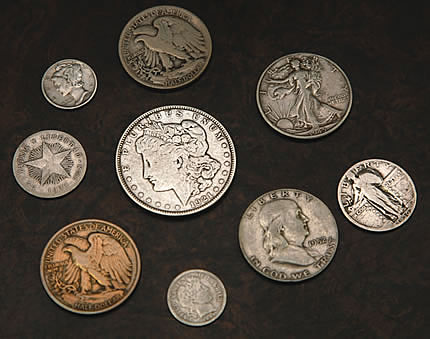
//> input picture Lesson3/res/coins_1.jpg, 430 x 339 px
$ ./main   (built with g++ and OpenCV 4)
//> lines starting //> are read from the running program, lines starting //| are printed output that depends on the picture; after the words box and inside, x2 and y2 are one past the last pixel; in counts of white or black regions, pixels touching at a corner belong together
### Lesson3/src/functions.hpp
/*
 * File:   functions.hpp
 * Author: stasstels
 *
 * Created on November 2, 2013, 10:55 PM
 */

#ifndef FUNCTIONS_HPP
#define	FUNCTIONS_HPP

bool coins_5_full();
bool coins_5_all();
bool coins_5_1_full();
bool coins_5_1_all();
bool coins_5_2_full();
bool coins_5_2_all();
bool coins_5_3_full();
bool coins_5_3_all();


#endif	/* FUNCTIONS_HPP */

### Lesson3/src/main.cpp
/*
 * File:   main.cpp
 * Author: stels
 *
 * Created on October 22, 2013, 6:40 PM
 */

#include <cmath>

#include <iostream>
#include <vector>

#include <cv.h>
#include <highgui.h>

#include "circles.hpp"
#include "functions.hpp"

static const std::string path("./gen/");
static const std::string res("./res/");

const int POSITION_THRESHOLD = 5;
cv::RNG rng(666);

bool cmpX(const cv::Point& p1, const cv::Point& p2) {
    return p1.x < p2.x;
}

bool cmpY(const cv::Point& p1, const cv::Point& p2) {
    return p1.y < p2.y;
}

bool cmpContourLen(const std::vector<cv::Point>& c1, const std::vector<cv::Point>& c2) {
    return c1.size() > c2.size();
}

// [11 lines left out: function cmpCircleRadius, not called in this run]

std::string genNumberString(int number) {
    char buf[16];
    sprintf(buf, "%d", number);
    return std::string(buf);
}

cv::Point getCircleCenter(const std::vector<cv::Point>& circleContour) {
    cv::Point2f center;
    float radius;
    cv::minEnclosingCircle(circleContour, center, radius);

    return cv::Point((int) (center.x), (int) (center.y));
}

bool task1_1() {
    int thresh = 100;
    cv::Mat image, gray;

    image = cv::imread(res + "coins_1.jpg", 1);
//> image is the input picture: 339 rows x 430 cols, CV_8UC3; mean B, G, R 59.5, 68.7, 76.7
    cv::cvtColor(image, gray, CV_BGR2GRAY);
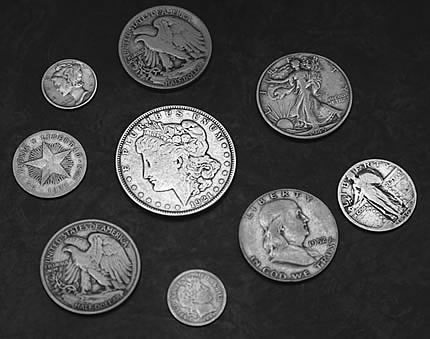
//> gray: 339 rows x 430 cols, CV_8UC1; min 0, max 255, mean 70
    cv::GaussianBlur(gray, gray, cv::Size(3, 3), 0);
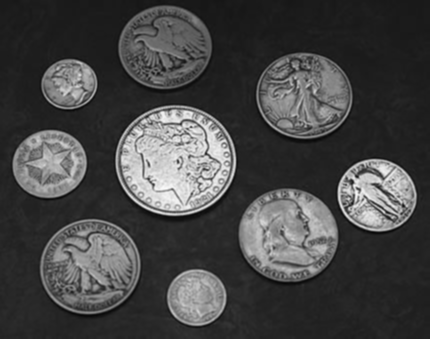
//> gray: 339 rows x 430 cols, CV_8UC1; min 7, max 249, mean 70.1

    cv::Mat canny_output;
    std::vector<std::vector<cv::Point> > contours;
    std::vector<cv::Vec4i> hierarchy;

    /// Detect edges using canny
    cv::Canny(gray, canny_output, thresh, thresh * 2, 3);
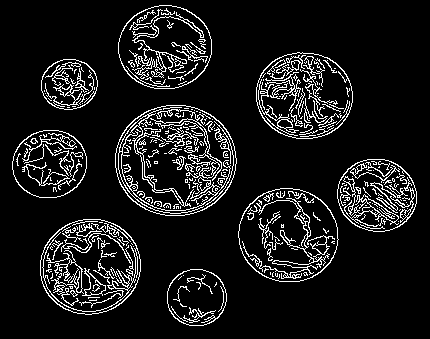
//> canny_output: 339 rows x 430 cols, CV_8UC1; 9.9% white in thin lines or dots, all inside (x1, y1, x2, y2) = (12, 5, 417, 326)
    /// Find contours
    cv::findContours(canny_output, contours, hierarchy, CV_RETR_EXTERNAL, cv::CHAIN_APPROX_SIMPLE, cv::Point(0, 0));
//> contours = 9 contours; largest, box (x1, y1, x2, y2) and area: (115, 105, 237, 216) 10537, (40, 219, 141, 315) 7510, (238, 188, 339, 282) 7328, (256, 52, 353, 139) 6558, (118, 5, 212, 89) 6132

    std::sort(contours.begin(), contours.end(), cmpContourLen);
    /// Draw contours
    cv::Mat drawing = cv::Mat::zeros(canny_output.size(), CV_8UC3);
    for (size_t i = 0; i < contours.size(); i++) {
        cv::Scalar color = cv::Scalar(rng.uniform(100, 255), rng.uniform(100, 255), rng.uniform(100, 255));
        cv::drawContours(drawing, contours, (int) i, color, -1, 8, hierarchy, 0, cv::Point());
        cv::putText(drawing, genNumberString(i + 1), getCircleCenter(contours[i]) + cv::Point(-10, 10), cv::FONT_HERSHEY_SIMPLEX,
                0.5, cv::Scalar(0, 0, 0));
    }
//> this loop made 9 passes
//> (center in getCircleCenter, radius in getCircleCenter, buf in genNumberString) on passes 1 to 9: (Point(175.3, 160), 60.74, '1'), (Point(288, 234.8), 50.18, '2'), (Point(89.86, 266.3), 50.83, '3'), (Point(304, 94.5), 48.58, '4'), (Point(164.6, 46.5), 47.03, '5'), (Point(376.8, 194.4), 40.15, '6'), (Point(49.29, 164.1), 37.6, '7'), (Point(196.3, 297.4), 30.04, '8'), (Point(68.87, 84.25), 28.45, '9')
//> pass 1, in task1_1, `cv::putText(drawing, genNumberString(i + 1), getCircleCenter(contours[..`:
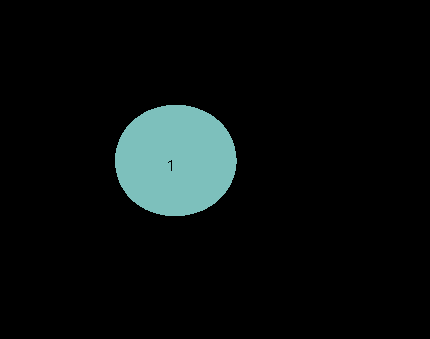
//> drawing: 339 rows x 430 cols, CV_8UC3; mean B, G, R 13.8, 14.1, 9.2
//> pass 2, in task1_1, `cv::putText(drawing, genNumberString(i + 1), getCircleCenter(contours[..`:
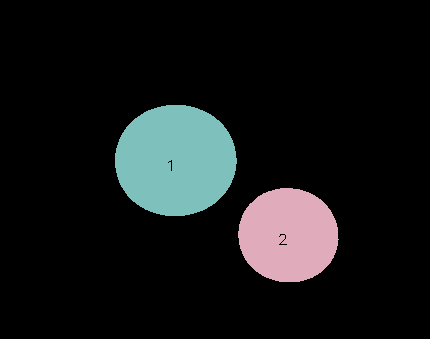
//> drawing: 339 rows x 430 cols, CV_8UC3; 5.11% of pixels changed, all inside (x1, y1, x2, y2) = (238, 188, 339, 282)
//> pass 3, in task1_1, `cv::putText(drawing, genNumberString(i + 1), getCircleCenter(contours[..`:
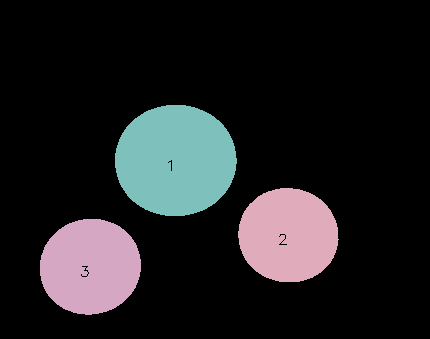
//> drawing: 339 rows x 430 cols, CV_8UC3; 5.23% of pixels changed, all inside (x1, y1, x2, y2) = (40, 219, 141, 315)
//> after the loop:
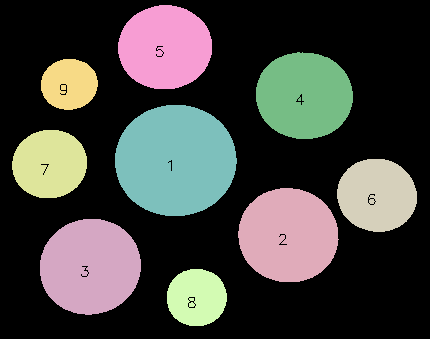
//> drawing: 339 rows x 430 cols, CV_8UC3; 18.18% of pixels changed, all inside (x1, y1, x2, y2) = (12, 5, 417, 326)
    cv::namedWindow("Task1.3", CV_WINDOW_NORMAL);
    cv::imshow("Task1.3", drawing);
    cv::waitKey();
    return cv::imwrite(path + "Task1_1.jpg", drawing);
}

// [135 lines left out: functions task1_2, coins3, drawPriority, coins4, not called in this run]

bool task1_3() {
    return coins3() && coins4();
}

bool task1_4() {
    return coins_5_full();
}

bool task1_5() {
    return coins_5_1_full() && coins_5_2_full() && coins_5_3_full();
}

bool task1_6() {
    return coins_5_all() && coins_5_1_all() && coins_5_2_all() && coins_5_3_all();
}


// [68 lines left out: functions task3_3, task3_5, main, not called in this run]

// added to run one function of the file
int main() { task1_1(); }
